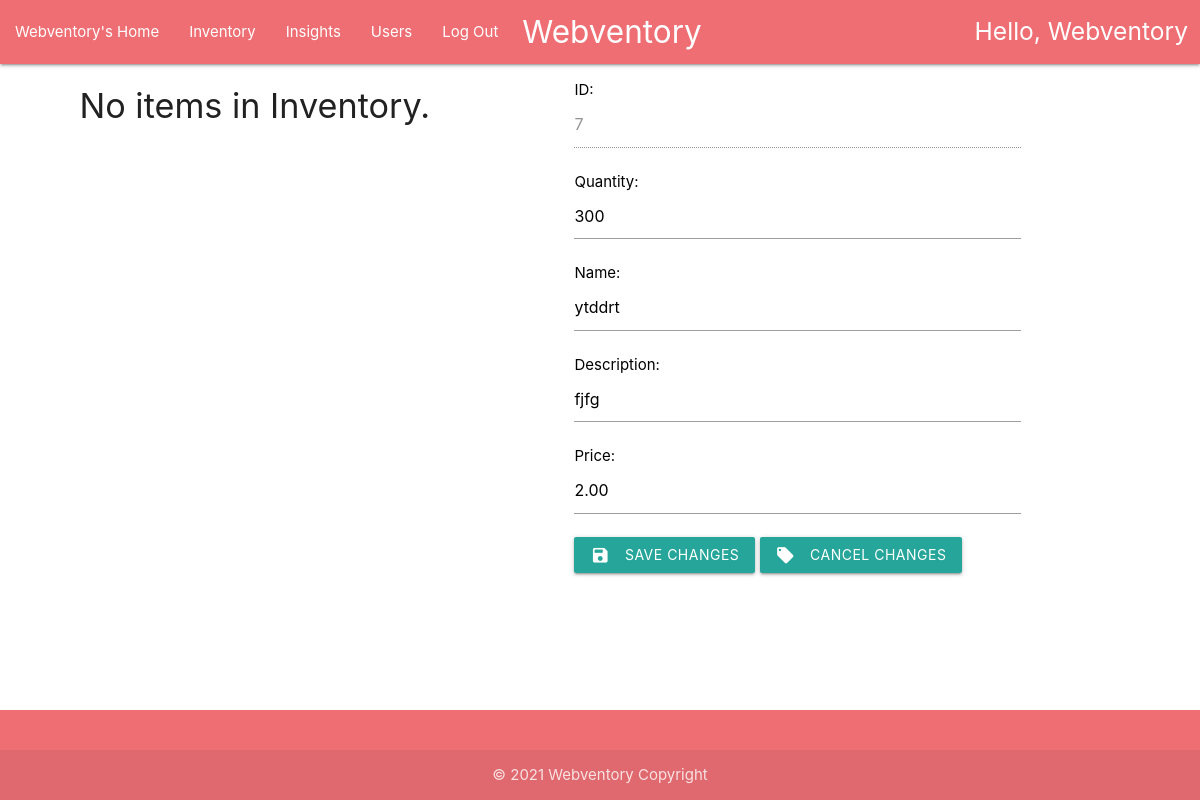
/userInventory/7/edit (signed in), run on an earlier commit of the app's database.
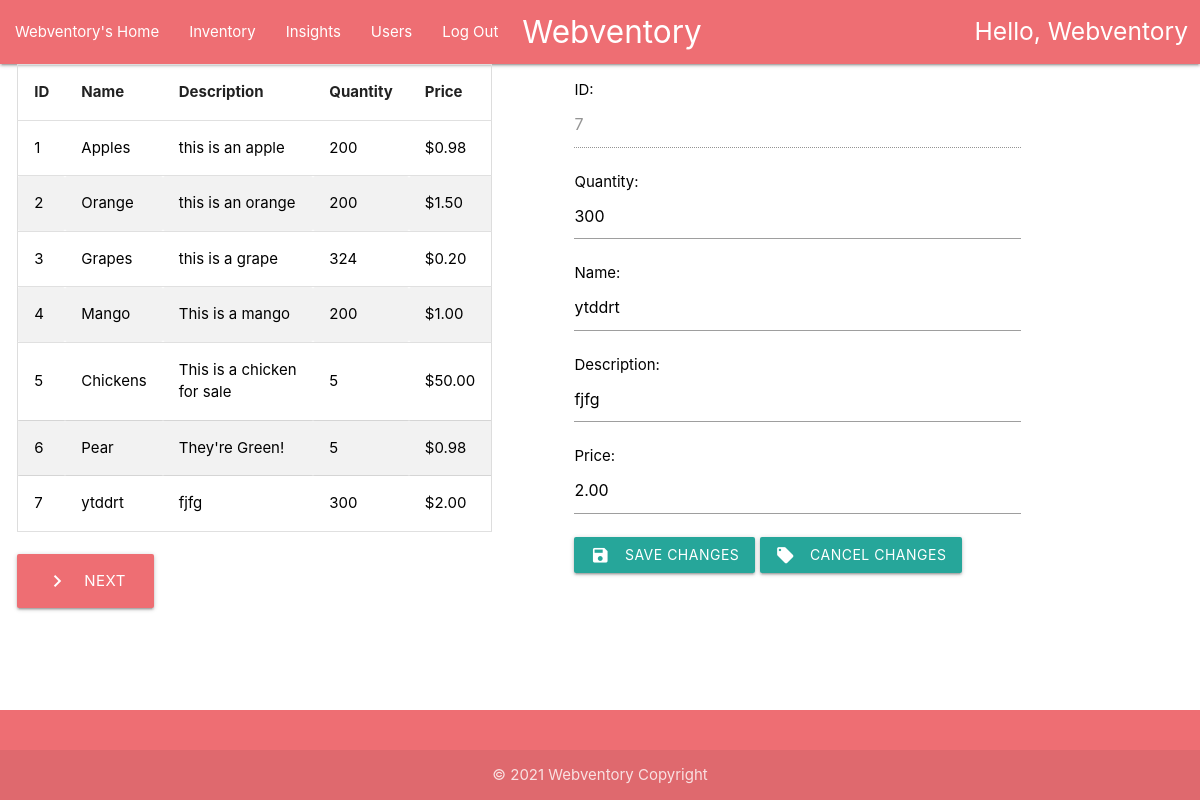
And on a later commit of the database.
### home/models.py (models this page shows, shortened)
class Item(models.Model):
    id = models.AutoField(unique=True, primary_key=True)
    name = models.CharField(max_length=30)
    description = models.CharField(max_length=100)
    quantity = models.IntegerField()
    price = models.DecimalField(max_digits=9,decimal_places=2)
    user_visibility = models.TextField()
    def get_user_visibility(self):
        return self.user_visibility.split(',')

class User(AbstractUser):
    username = models.CharField(max_length=30, unique=True)
    email = models.CharField(max_length=100)
    password = models.CharField(max_length=30)
    def __str__(self):
        return self.username

### home/views.py (the view, shortened to what this page needs)
# urls.py: path('userInventory/<int:item_id>/edit', views.user_inventory_edit),
@login_required(login_url='/login')
def user_inventory_edit(request, item_id=0, item_range=20):
    item = Item.objects.get(id=item_id)
    items = Item.objects.filter(id__range=(
        (item_range - 20), item_range), user_visibility__contains=f'{request.user},').select_related()
    item_history = ItemHistory.objects.filter(item_id=item).select_related()
    return render(request, 'home/userHomeInventoryEdit.html',
                  {"username": str(request.user).title(), "item": item, "items": items,
                   "itemHistories": item_history, "item_range": item_range, "item_id": item_id})

### home/templates/home/userHomeInventoryEdit.html (shortened to what this page needs)
{% extends 'home/userHome.html' %}
{% block content %}
{% load static %}
<link rel="stylesheet" href="{% static 'home/css/style.css' %}">
<div class="row" style="padding-left : .5%;">
    <div class="container-fluid">
        <div class="col s5 center">
            {% if items %}
            <table id="myTable">
                <thead>
                <tr>
                    <th>ID</th>
                    <th>Name</th>
                    <th>Description</th>
                    <th>Quantity</th>
                    <th>Price</th>
                </tr>
                </thead>
                <tbody>
                {% for item in items %}
                {% if user.username in item.get_user_visibility %}
                <tr>
                    <td><a style="color: black" href="/userInventory/{{item.id}}">
                        {{ item.id }}
                    </a></td>
                    <td><a style="color: black" href="/userInventory/{{item.id}}">
                        {{ item.name }}
                    </a></td>
                    <td><a style="color: black" href="/userInventory/{{item.id}}">
                        {{ item.description }}
                    </a></td>
                    <td><a style="color: black" href="/userInventory/{{item.id}}">
                        {{ item.quantity }}
                    </a></td>
                    <td><a style="color: black" href="/userInventory/{{item.id}}">
                        ${{ item.price|floatformat:2 }}
                    </a></td>
                </tr>
                {% endif %}
                {% endfor %}
                </tbody>
            </table>
            {% elif item_range == 20 %}
                <h4>No items in Inventory.</h4>
            {% else %}
            <h4>No Items Left.</h4>
            {% endif %}
            <br>
            <div class="left">
                <span>
                    {% if items %}
                    <a class="waves-effect waves-light btn-large hoverable" style="background-color: #ee6e73;"
                       href="/userInventory/{{item_id}}/{{item_range|add:'20'}}/edit"><i class="material-icons left">navigate_next</i>Next</a>
                    {% endif %}
                </span>
            </div>
        </div>
    </div>
    <div class="container-fluid">
        <div class="col s7 left" style="padding-left: 5%">
            {%if item and user.username in item.get_user_visibility %}
            <form class="col s9" name="ItemEditForm" action="/userInventory/{{item.id}}/edit" method="post">
                <p><label for="id_item">ID:</label>
                    <input id="id_item" type="number" name="item" disabled value="{{item.id}}" required></p>
                <p><label for="id_quantity">Quantity:</label>
                    <input id="id_quantity" type="number" name="quantity" value="{{item.quantity}}" required></p>
                <p><label for="id_name">Name:</label>
                    <input type="text" name="name" id="id_name" maxlength="30" value="{{item.name}}" required></p>
                <p><label for="description">Description:</label>
                    <input type="text" name="description" id="description" maxlength="100" value="{{item.description}}"
                           required></p>
                <p><label for="price">Price:</label>
                    <input type="number" name="price" id="price" step="any" value="{{item.price|floatformat:2}}"
                           required></p>
                <span>
                    <button class="btn waves-effect waves-light hoverable" type="submit" name="action"><i
                            class="material-icons left">save</i>Save Changes
                    </button>
                    <a class="waves-effect waves-light btn hoverable" href="/userInventory/{{item_id}}/"><i
                            class="material-icons left">local_offer</i>Cancel Changes</a>
                </span>
            </form>
            {% endif %}
        </div>
    </div>
</div>
{% endblock %}

### home/templates/home/userHomeBase.html (shortened to what this page needs)
<!DOCTYPE html>
<html lang="en">
<head>
    {% load static %}
    <link rel="stylesheet" href="{% static 'home/css/materialize.css' %}">
    <link rel="stylesheet" href="{% static 'home/css/style.css' %}">
</head>
<body>
<nav>
    <div class="nav-wrapper container-fluid">
        <a href="/" class="brand-logo center" style="padding-left: 2%"
        >Webventory</a
        >
        <ul class="left hide-on-med-and-down">
            <li><a href="/userHome">{{username}}'s Home</a></li>
            <li><a href="/userInventory">Inventory</a></li>
            <li><a href="/userInsights">Insights</a></li>
            <li><a href="/userUsers">Users</a></li>
            <li><a href="/logout">Log Out</a></li>
        </ul>
        <h5 class="right" style="padding-right: 1%; padding-top: 0.125%">
            Hello, {{username}}
        </h5>
    </div>
</nav>
<main>
    {% block content %}
    {% endblock %}
</main>
<footer class="page-footer">
    <div class="footer-copyright">
        <div class="container center">© 2021 Webventory Copyright</div>
    </div>
</footer>
</body>
</html>

What changed in the data, as far as the page shows it:
now on this page (row edited): User: username "Webventory"
now on this page (row edited): Item: id "1", name "Apples", description "this is an apple", quantity "200", price "0.98"
now on this page (row edited): Item: id "2", name "Orange", description "this is an orange", quantity "200", price "1.50"
now on this page (row edited): Item: id "3", name "Grapes", description "this is a grape", quantity "324", price "0.20"
now on this page (row edited): Item: id "4", name "Mango", description "This is a mango", quantity "200", price "1.00"
now on this page (row edited): Item: id "5", name "Chickens", description "This is a chicken for sale", quantity "5", price "50.00"
now on this page (row edited): Item: id "6", name "Pear", description "They're Green!", quantity "5", price "0.98"
now on one of the page's lists (row edited): Item: id "7", name "ytddrt", description "fjfg", quantity "300", price "2.00"
Also different on the page:
{{ username }}: "Webventory" → (not shown)
text no longer shown: "No items in Inventory."
text now shown: "ID Name Description Quantity Price NEXT"
